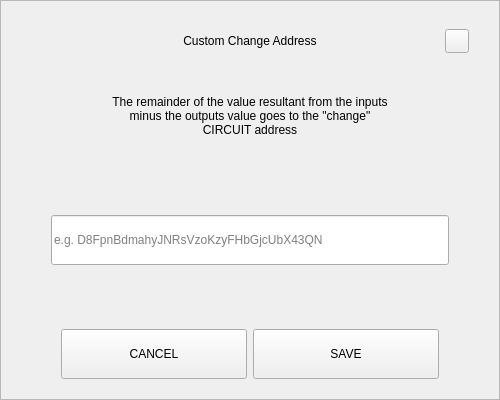
<?xml version="1.0" encoding="UTF-8"?>
<ui version="4.0">
 <class>SendChangeAddressDialog</class>
 <widget class="QDialog" name="SendChangeAddressDialog">
  <property name="geometry">
   <rect>
    <x>0</x>
    <y>0</y>
    <width>500</width>
    <height>400</height>
   </rect>
  </property>
  <property name="windowTitle">
   <string>Dialog</string>
  </property>
  <layout class="QVBoxLayout" name="verticalLayout">
   <property name="spacing">
    <number>0</number>
   </property>
   <property name="leftMargin">
    <number>0</number>
   </property>
   <property name="topMargin">
    <number>0</number>
   </property>
   <property name="rightMargin">
    <number>0</number>
   </property>
   <property name="bottomMargin">
    <number>0</number>
   </property>
   <item>
    <widget class="QFrame" name="frame">
     <property name="styleSheet">
      <string notr="true"/>
     </property>
     <property name="frameShape">
      <enum>QFrame::StyledPanel</enum>
     </property>
     <property name="frameShadow">
      <enum>QFrame::Raised</enum>
     </property>
     <layout class="QVBoxLayout" name="verticalLayout_2" stretch="0,0,0,0,0,0,0">
      <property name="spacing">
       <number>0</number>
      </property>
      <property name="leftMargin">
       <number>30</number>
      </property>
      <property name="topMargin">
       <number>20</number>
      </property>
      <property name="rightMargin">
       <number>30</number>
      </property>
      <property name="bottomMargin">
       <number>20</number>
      </property>
      <item>
       <layout class="QHBoxLayout" name="horizontalLayout_3">
        <property name="spacing">
         <number>0</number>
        </property>
        <item>
         <spacer name="horizontalSpacer_2">
          <property name="orientation">
           <enum>Qt::Horizontal</enum>
          </property>
          <property name="sizeHint" stdset="0">
           <size>
            <width>40</width>
            <height>20</height>
           </size>
          </property>
         </spacer>
        </item>
        <item>
         <widget class="QLabel" name="labelTitle">
          <property name="minimumSize">
           <size>
            <width>0</width>
            <height>40</height>
           </size>
          </property>
          <property name="maximumSize">
           <size>
            <width>16777215</width>
            <height>40</height>
           </size>
          </property>
          <property name="styleSheet">
           <string notr="true">padding-left:24px;</string>
          </property>
          <property name="text">
           <string>Custom Change Address</string>
          </property>
          <property name="alignment">
           <set>Qt::AlignCenter</set>
          </property>
          <property name="margin">
           <number>7</number>
          </property>
         </widget>
        </item>
        <item>
         <spacer name="horizontalSpacer">
          <property name="orientation">
           <enum>Qt::Horizontal</enum>
          </property>
          <property name="sizeHint" stdset="0">
           <size>
            <width>40</width>
            <height>20</height>
           </size>
          </property>
         </spacer>
        </item>
        <item>
         <widget class="QPushButton" name="btnEsc">
          <property name="minimumSize">
           <size>
            <width>24</width>
            <height>24</height>
           </size>
          </property>
          <property name="maximumSize">
           <size>
            <width>24</width>
            <height>24</height>
           </size>
          </property>
          <property name="focusPolicy">
           <enum>Qt::NoFocus</enum>
          </property>
          <property name="text">
           <string/>
          </property>
         </widget>
        </item>
       </layout>
      </item>
      <item>
       <spacer name="verticalSpacer_2">
        <property name="orientation">
         <enum>Qt::Vertical</enum>
        </property>
        <property name="sizeType">
         <enum>QSizePolicy::Fixed</enum>
        </property>
        <property name="sizeHint" stdset="0">
         <size>
          <width>20</width>
          <height>20</height>
         </size>
        </property>
       </spacer>
      </item>
      <item alignment="Qt::AlignHCenter">
       <widget class="QLabel" name="labelMessage">
        <property name="minimumSize">
         <size>
          <width>0</width>
          <height>70</height>
         </size>
        </property>
        <property name="text">
         <string>The remainder of the value resultant from the inputs minus the outputs value goes to the &quot;change&quot; CIRCUIT address</string>
        </property>
        <property name="alignment">
         <set>Qt::AlignCenter</set>
        </property>
        <property name="wordWrap">
         <bool>true</bool>
        </property>
       </widget>
      </item>
      <item>
       <spacer name="verticalSpacer_3">
        <property name="orientation">
         <enum>Qt::Vertical</enum>
        </property>
        <property name="sizeHint" stdset="0">
         <size>
          <width>20</width>
          <height>40</height>
         </size>
        </property>
       </spacer>
      </item>
      <item>
       <layout class="QHBoxLayout" name="horizontalLayout_2">
        <property name="spacing">
         <number>0</number>
        </property>
        <property name="leftMargin">
         <number>20</number>
        </property>
        <property name="rightMargin">
         <number>20</number>
        </property>
        <item>
         <widget class="QLineEdit" name="lineEditAddress">
          <property name="minimumSize">
           <size>
            <width>0</width>
            <height>50</height>
           </size>
          </property>
          <property name="placeholderText">
           <string notr="true">e.g. D8FpnBdmahyJNRsVzoKzyFHbGjcUbX43QN</string>
          </property>
         </widget>
        </item>
       </layout>
      </item>
      <item>
       <spacer name="verticalSpacer">
        <property name="orientation">
         <enum>Qt::Vertical</enum>
        </property>
        <property name="sizeHint" stdset="0">
         <size>
          <width>20</width>
          <height>40</height>
         </size>
        </property>
       </spacer>
      </item>
      <item>
       <layout class="QHBoxLayout" name="horizontalLayout" stretch="2,2">
        <property name="spacing">
         <number>6</number>
        </property>
        <property name="leftMargin">
         <number>30</number>
        </property>
        <property name="rightMargin">
         <number>30</number>
        </property>
        <item>
         <widget class="QPushButton" name="btnCancel">
          <property name="minimumSize">
           <size>
            <width>180</width>
            <height>50</height>
           </size>
          </property>
          <property name="focusPolicy">
           <enum>Qt::NoFocus</enum>
          </property>
          <property name="text">
           <string>CANCEL</string>
          </property>
         </widget>
        </item>
        <item>
         <widget class="QPushButton" name="btnSave">
          <property name="minimumSize">
           <size>
            <width>180</width>
            <height>50</height>
           </size>
          </property>
          <property name="focusPolicy">
           <enum>Qt::NoFocus</enum>
          </property>
          <property name="text">
           <string>SAVE</string>
          </property>
         </widget>
        </item>
       </layout>
      </item>
     </layout>
    </widget>
   </item>
  </layout>
 </widget>
 <resources/>
 <connections/>
</ui>
